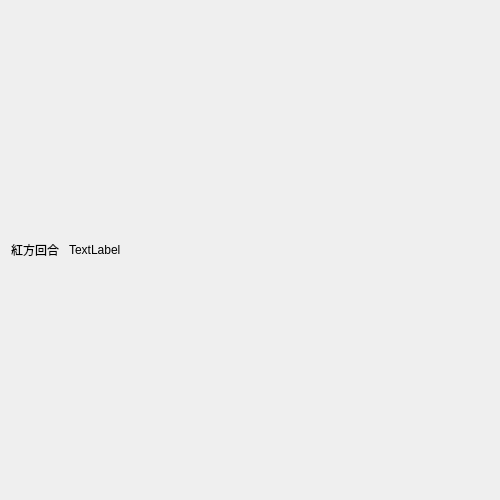
<?xml version="1.0" encoding="UTF-8"?>
<ui version="4.0">
 <class>GameScreen</class>
 <widget class="QWidget" name="GameScreen">
  <property name="geometry">
   <rect>
    <x>0</x>
    <y>0</y>
    <width>500</width>
    <height>500</height>
   </rect>
  </property>
  <property name="minimumSize">
   <size>
    <width>500</width>
    <height>500</height>
   </size>
  </property>
  <property name="windowTitle">
   <string>Form</string>
  </property>
  <layout class="QVBoxLayout" name="verticalLayout">
   <item>
    <layout class="QHBoxLayout" name="horizontalLayout">
     <item>
      <widget class="QLabel" name="label_round">
       <property name="text">
        <string>紅方回合 </string>
       </property>
      </widget>
     </item>
     <item>
      <widget class="QLabel" name="label_round_info">
       <property name="sizePolicy">
        <sizepolicy hsizetype="Expanding" vsizetype="Preferred">
         <horstretch>0</horstretch>
         <verstretch>0</verstretch>
        </sizepolicy>
       </property>
       <property name="text">
        <string>TextLabel</string>
       </property>
      </widget>
     </item>
    </layout>
   </item>
   <item>
    <layout class="QGridLayout" name="gridLayout_cards"/>
   </item>
  </layout>
 </widget>
 <resources/>
 <connections/>
</ui>
